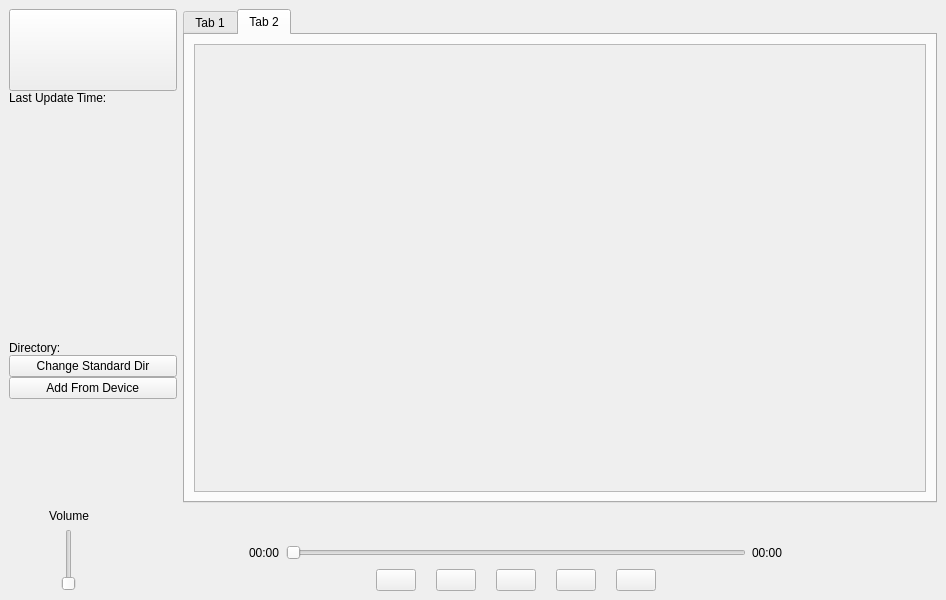
<?xml version="1.0" encoding="UTF-8"?>
<ui version="4.0">
 <class>MainWindow</class>
 <widget class="QMainWindow" name="MainWindow">
  <property name="geometry">
   <rect>
    <x>0</x>
    <y>0</y>
    <width>946</width>
    <height>600</height>
   </rect>
  </property>
  <property name="windowTitle">
   <string>MainWindow</string>
  </property>
  <widget class="QWidget" name="centralwidget">
   <layout class="QHBoxLayout" name="horizontalLayout_7">
    <item>
     <layout class="QVBoxLayout" name="MainWindowLayout" stretch="6,1">
      <item>
       <layout class="QHBoxLayout" name="TopWindowLayout" stretch="2,9">
        <item>
         <layout class="QVBoxLayout" name="SidePannelLayout" stretch="1,5">
          <property name="spacing">
           <number>0</number>
          </property>
          <item>
           <layout class="QVBoxLayout" name="AppLogo" stretch="0">
            <property name="sizeConstraint">
             <enum>QLayout::SetMaximumSize</enum>
            </property>
            <property name="leftMargin">
             <number>0</number>
            </property>
            <property name="topMargin">
             <number>0</number>
            </property>
            <property name="rightMargin">
             <number>0</number>
            </property>
            <property name="bottomMargin">
             <number>0</number>
            </property>
            <item>
             <widget class="QPushButton" name="exitAccountButton">
              <property name="sizePolicy">
               <sizepolicy hsizetype="Maximum" vsizetype="Maximum">
                <horstretch>0</horstretch>
                <verstretch>1</verstretch>
               </sizepolicy>
              </property>
              <property name="maximumSize">
               <size>
                <width>10000</width>
                <height>10000</height>
               </size>
              </property>
              <property name="text">
               <string/>
              </property>
             </widget>
            </item>
           </layout>
          </item>
          <item>
           <layout class="QVBoxLayout" name="SideMenuLayout">
            <property name="leftMargin">
             <number>0</number>
            </property>
            <property name="rightMargin">
             <number>0</number>
            </property>
            <item>
             <widget class="QLabel" name="timeInfoLabel">
              <property name="text">
               <string>Last Update Time:</string>
              </property>
             </widget>
            </item>
            <item>
             <widget class="QLabel" name="lastUpdateTimeLabel">
              <property name="text">
               <string/>
              </property>
             </widget>
            </item>
            <item>
             <spacer name="verticalSpacer">
              <property name="orientation">
               <enum>Qt::Vertical</enum>
              </property>
              <property name="sizeHint" stdset="0">
               <size>
                <width>20</width>
                <height>40</height>
               </size>
              </property>
             </spacer>
            </item>
            <item>
             <widget class="QLabel" name="accountLabel">
              <property name="text">
               <string/>
              </property>
              <property name="alignment">
               <set>Qt::AlignCenter</set>
              </property>
             </widget>
            </item>
            <item>
             <spacer name="verticalSpacer_3">
              <property name="orientation">
               <enum>Qt::Vertical</enum>
              </property>
              <property name="sizeHint" stdset="0">
               <size>
                <width>20</width>
                <height>40</height>
               </size>
              </property>
             </spacer>
            </item>
            <item>
             <layout class="QHBoxLayout" name="horizontalLayout_2">
              <item>
               <widget class="QLabel" name="dirLabel">
                <property name="sizePolicy">
                 <sizepolicy hsizetype="Minimum" vsizetype="Minimum">
                  <horstretch>0</horstretch>
                  <verstretch>0</verstretch>
                 </sizepolicy>
                </property>
                <property name="text">
                 <string>Directory:</string>
                </property>
               </widget>
              </item>
              <item>
               <widget class="QLabel" name="standardDirLabel">
                <property name="text">
                 <string/>
                </property>
               </widget>
              </item>
             </layout>
            </item>
            <item>
             <widget class="QPushButton" name="changeDirButton">
              <property name="text">
               <string>Change Standard Dir</string>
              </property>
             </widget>
            </item>
            <item>
             <layout class="QHBoxLayout" name="SearchLayout" stretch="3">
              <property name="sizeConstraint">
               <enum>QLayout::SetDefaultConstraint</enum>
              </property>
              <item>
               <widget class="QPushButton" name="addFromDeviceButton">
                <property name="sizePolicy">
                 <sizepolicy hsizetype="Preferred" vsizetype="Preferred">
                  <horstretch>0</horstretch>
                  <verstretch>0</verstretch>
                 </sizepolicy>
                </property>
                <property name="text">
                 <string> Add From Device </string>
                </property>
               </widget>
              </item>
             </layout>
            </item>
            <item>
             <spacer name="verticalSpacer_2">
              <property name="orientation">
               <enum>Qt::Vertical</enum>
              </property>
              <property name="sizeHint" stdset="0">
               <size>
                <width>20</width>
                <height>40</height>
               </size>
              </property>
             </spacer>
            </item>
           </layout>
          </item>
         </layout>
        </item>
        <item>
         <layout class="QHBoxLayout" name="tabsLayout" stretch="0">
          <property name="topMargin">
           <number>0</number>
          </property>
          <property name="rightMargin">
           <number>0</number>
          </property>
          <property name="bottomMargin">
           <number>0</number>
          </property>
          <item>
           <layout class="QVBoxLayout" name="vertLayout">
            <item>
             <widget class="QTabWidget" name="tabWidget">
              <property name="currentIndex">
               <number>1</number>
              </property>
              <widget class="QWidget" name="likedTracks">
               <attribute name="title">
                <string>Tab 1</string>
               </attribute>
               <layout class="QHBoxLayout" name="horizontalLayout_5">
                <item>
                 <widget class="QScrollArea" name="scrollArea_2">
                  <property name="widgetResizable">
                   <bool>true</bool>
                  </property>
                  <widget class="QWidget" name="scrollAreaWidgetContentsLikes">
                   <property name="geometry">
                    <rect>
                     <x>0</x>
                     <y>0</y>
                     <width>723</width>
                     <height>428</height>
                    </rect>
                   </property>
                   <layout class="QVBoxLayout" name="verticalLayout_7">
                    <item>
                     <layout class="QVBoxLayout" name="likesVLayout"/>
                    </item>
                   </layout>
                  </widget>
                 </widget>
                </item>
               </layout>
              </widget>
              <widget class="QWidget" name="downloadedTracks">
               <attribute name="title">
                <string>Tab 2</string>
               </attribute>
               <layout class="QHBoxLayout" name="horizontalLayout_6">
                <item>
                 <widget class="QScrollArea" name="scrollArea">
                  <property name="widgetResizable">
                   <bool>true</bool>
                  </property>
                  <widget class="QWidget" name="scrollAreaWidgetContentsDownload">
                   <property name="geometry">
                    <rect>
                     <x>0</x>
                     <y>0</y>
                     <width>723</width>
                     <height>428</height>
                    </rect>
                   </property>
                   <layout class="QVBoxLayout" name="verticalLayout_8">
                    <item>
                     <layout class="QVBoxLayout" name="downVLayout"/>
                    </item>
                   </layout>
                  </widget>
                 </widget>
                </item>
               </layout>
              </widget>
             </widget>
            </item>
           </layout>
          </item>
         </layout>
        </item>
       </layout>
      </item>
      <item>
       <layout class="QHBoxLayout" name="BottomWindowLayout" stretch="0,1,10">
        <item>
         <spacer name="horizontalSpacer_3">
          <property name="orientation">
           <enum>Qt::Horizontal</enum>
          </property>
          <property name="sizeHint" stdset="0">
           <size>
            <width>40</width>
            <height>20</height>
           </size>
          </property>
         </spacer>
        </item>
        <item>
         <layout class="QVBoxLayout" name="volumeLayout">
          <item>
           <widget class="QLabel" name="label">
            <property name="text">
             <string>Volume</string>
            </property>
            <property name="alignment">
             <set>Qt::AlignCenter</set>
            </property>
           </widget>
          </item>
          <item>
           <layout class="QHBoxLayout" name="volumeSliderLayout">
            <item>
             <widget class="QSlider" name="verticalSlider">
              <property name="maximum">
               <number>100</number>
              </property>
              <property name="orientation">
               <enum>Qt::Vertical</enum>
              </property>
             </widget>
            </item>
           </layout>
          </item>
         </layout>
        </item>
        <item>
         <layout class="QVBoxLayout" name="SongPlayerLayout" stretch="1,1,2">
          <item>
           <layout class="QHBoxLayout" name="SongNameLayout">
            <item>
             <spacer name="horizontalSpacer">
              <property name="orientation">
               <enum>Qt::Horizontal</enum>
              </property>
              <property name="sizeHint" stdset="0">
               <size>
                <width>40</width>
                <height>20</height>
               </size>
              </property>
             </spacer>
            </item>
            <item>
             <widget class="QLabel" name="songNameLabel">
              <property name="text">
               <string/>
              </property>
             </widget>
            </item>
            <item>
             <spacer name="horizontalSpacer_2">
              <property name="orientation">
               <enum>Qt::Horizontal</enum>
              </property>
              <property name="sizeHint" stdset="0">
               <size>
                <width>40</width>
                <height>20</height>
               </size>
              </property>
             </spacer>
            </item>
           </layout>
          </item>
          <item>
           <layout class="QHBoxLayout" name="SliderLayout_3" stretch="1,0,3,0,1">
            <item>
             <spacer name="horizontalSpacer_11">
              <property name="orientation">
               <enum>Qt::Horizontal</enum>
              </property>
              <property name="sizeHint" stdset="0">
               <size>
                <width>40</width>
                <height>20</height>
               </size>
              </property>
             </spacer>
            </item>
            <item>
             <widget class="QLabel" name="currentTimeLabel">
              <property name="sizePolicy">
               <sizepolicy hsizetype="Fixed" vsizetype="Fixed">
                <horstretch>0</horstretch>
                <verstretch>0</verstretch>
               </sizepolicy>
              </property>
              <property name="text">
               <string>00:00</string>
              </property>
             </widget>
            </item>
            <item>
             <widget class="QSlider" name="songSlider">
              <property name="orientation">
               <enum>Qt::Horizontal</enum>
              </property>
             </widget>
            </item>
            <item>
             <widget class="QLabel" name="totalTimeLabel">
              <property name="sizePolicy">
               <sizepolicy hsizetype="Fixed" vsizetype="Fixed">
                <horstretch>0</horstretch>
                <verstretch>0</verstretch>
               </sizepolicy>
              </property>
              <property name="text">
               <string>00:00</string>
              </property>
             </widget>
            </item>
            <item>
             <spacer name="horizontalSpacer_12">
              <property name="orientation">
               <enum>Qt::Horizontal</enum>
              </property>
              <property name="sizeHint" stdset="0">
               <size>
                <width>40</width>
                <height>20</height>
               </size>
              </property>
             </spacer>
            </item>
           </layout>
          </item>
          <item>
           <layout class="QHBoxLayout" name="TrackControllLayout" stretch="2,2,2,2,2,2,2">
            <property name="spacing">
             <number>20</number>
            </property>
            <property name="sizeConstraint">
             <enum>QLayout::SetDefaultConstraint</enum>
            </property>
            <item>
             <spacer name="horizontalSpacer_10">
              <property name="orientation">
               <enum>Qt::Horizontal</enum>
              </property>
              <property name="sizeHint" stdset="0">
               <size>
                <width>40</width>
                <height>20</height>
               </size>
              </property>
             </spacer>
            </item>
            <item>
             <widget class="QPushButton" name="shuffleButton">
              <property name="sizePolicy">
               <sizepolicy hsizetype="Fixed" vsizetype="Fixed">
                <horstretch>0</horstretch>
                <verstretch>0</verstretch>
               </sizepolicy>
              </property>
              <property name="text">
               <string/>
              </property>
             </widget>
            </item>
            <item>
             <widget class="QPushButton" name="prevButton">
              <property name="sizePolicy">
               <sizepolicy hsizetype="Fixed" vsizetype="Fixed">
                <horstretch>0</horstretch>
                <verstretch>0</verstretch>
               </sizepolicy>
              </property>
              <property name="text">
               <string/>
              </property>
             </widget>
            </item>
            <item>
             <widget class="QPushButton" name="pauseButton">
              <property name="sizePolicy">
               <sizepolicy hsizetype="Fixed" vsizetype="Fixed">
                <horstretch>0</horstretch>
                <verstretch>0</verstretch>
               </sizepolicy>
              </property>
              <property name="text">
               <string/>
              </property>
              <property name="iconSize">
               <size>
                <width>5</width>
                <height>5</height>
               </size>
              </property>
             </widget>
            </item>
            <item>
             <widget class="QPushButton" name="nextButton">
              <property name="sizePolicy">
               <sizepolicy hsizetype="Fixed" vsizetype="Fixed">
                <horstretch>0</horstretch>
                <verstretch>0</verstretch>
               </sizepolicy>
              </property>
              <property name="text">
               <string/>
              </property>
             </widget>
            </item>
            <item>
             <widget class="QPushButton" name="repeatButton">
              <property name="sizePolicy">
               <sizepolicy hsizetype="Fixed" vsizetype="Fixed">
                <horstretch>0</horstretch>
                <verstretch>0</verstretch>
               </sizepolicy>
              </property>
              <property name="text">
               <string/>
              </property>
             </widget>
            </item>
            <item>
             <spacer name="horizontalSpacer_9">
              <property name="orientation">
               <enum>Qt::Horizontal</enum>
              </property>
              <property name="sizeHint" stdset="0">
               <size>
                <width>40</width>
                <height>20</height>
               </size>
              </property>
             </spacer>
            </item>
           </layout>
          </item>
         </layout>
        </item>
       </layout>
      </item>
     </layout>
    </item>
   </layout>
  </widget>
 </widget>
 <resources/>
 <connections/>
</ui>
